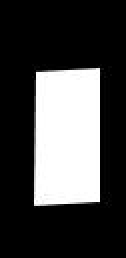
%> input picture Template matching/Resultour0/4.jpg, 63 x 129 px (shown 2 times larger)
$ octave wenli.m   (GNU Octave 9; MATLAB toolbox functions it lacks are replaced by stand-ins)
%> lines starting %> are read from the running program, lines starting %| are printed output that depends on the picture
clear all;
close all;
clc;

img=imread('imgs/4.jpg');
%> img is the input picture: size 129x63x3 uint8; min 0, max 255, mean 68.3
[m n]=size(img);
%> m = 129; n = 189

imgn=zeros(m,n);
for i=2:m-1
   for j=2:n-2

       pow=0;
        for p=i-1:i+1
            for q =j-1:j+1
                if img(p,q) > img(i,j)
                    if p~=i || q~=j
                      imgn(i,j)=imgn(i,j)+2^pow;
                      pow=pow+1;
                    end
                end
            end
        end

   end
end
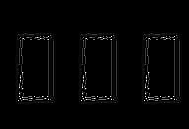
%> imgn: size 129x189 double; min 0, max 255, mean 4.4
figure;
imshow(imgn,[]);
hist=cell(1,4);
hist{1}=imhist(img(1:floor(m/2),1:floor(n/2)));
hist{2}=imhist(img(1:floor(m/2),floor(n/2)+1:n));
hist{3}=imhist(img(floor(m/2)+1:m,1:floor(n/2)));
hist{4}=imhist(img(floor(m/2)+1:m,floor(n/2)+1:n));
for i=1:4
   figure;
   plot(hist{i});
end
%> this loop made 4 passes
%> pass 1, `plot(hist{i});`:
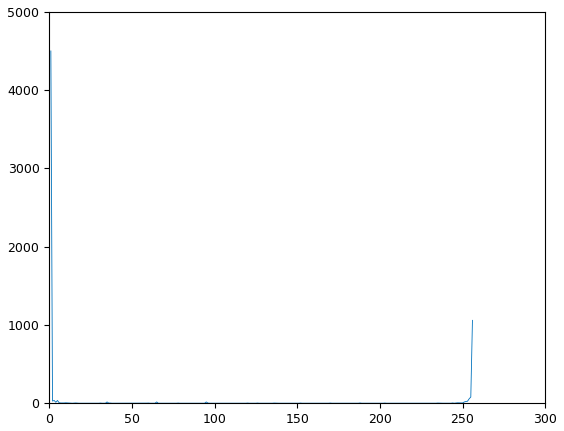
%> figure redrawn from the program's plot data; curve peaks at x = 1, y = 4502
